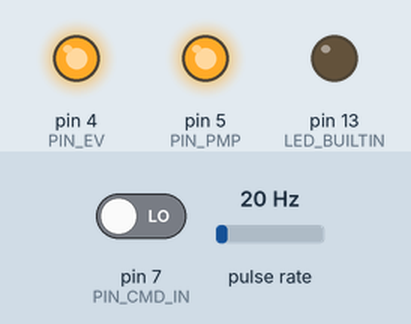
Bench run of a sketch on a simulated Arduino Uno, built with avr-gcc and run on an emulated ATmega328P. Shown: output pins drawn as LEDs (lit = HIGH). Wiring (inferred from the names in the program): pulse sensor: data pin 2. The inputs (shaded band) are chosen by the test bench; at power-on: pin 7 (PIN_CMD_IN) LOW, pulse rate 20 Hz.

Above: at 1.2 s.
1.3 s: pin 7 (PIN_CMD_IN) driven HIGH
At 2.9 s:
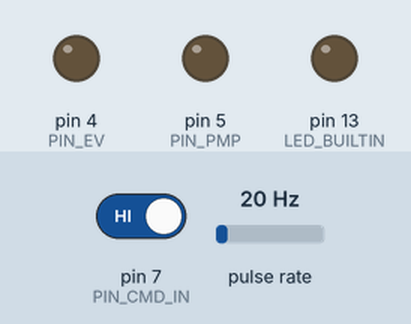
3.8 s: pin 7 (PIN_CMD_IN) driven LOW
At 4.2 s:
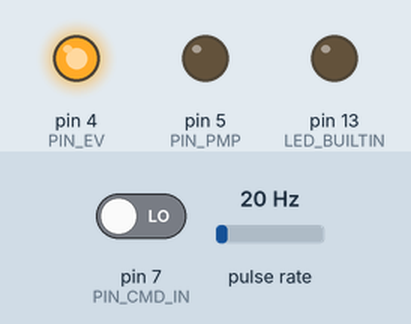
Timing chart, 0 to 6.8 s (numbered marks = the images above; inputs shaded):
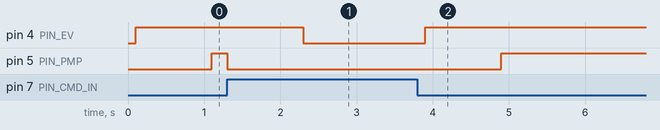

Measured:
- after the input at 1.3 s, pin 4 (PIN_EV): HIGH → LOW after 1.0 s; pin 5 (PIN_PMP): HIGH → LOW at once
- after the input at 3.8 s, pin 4 (PIN_EV): LOW → HIGH after 0.10 s; pin 5 (PIN_PMP): LOW → HIGH after 1.1 s

The sketch:

test_bench.ino
```cpp
#include "flowmeter.hpp"

#define PIN_FLOW    2
#define PIN_EV      4
#define PIN_PMP     5

#define PIN_CMD_IN  7

#define IRQ_FLOW    0

bool g_cmdON=false;
bool g_flgLastCmdON=false;

FlowMeter fm;

void fm_irq_wrapper()
{
  fm.irqCounter();
}

void setup()
{
  Serial.begin(9600);

  pinMode(LED_BUILTIN,OUTPUT);
  digitalWrite(LED_BUILTIN,LOW);

  pinMode(PIN_EV,OUTPUT);
  digitalWrite(PIN_EV,LOW);
  pinMode(PIN_PMP,OUTPUT);
  digitalWrite(PIN_EV,LOW);
  pinMode(PIN_CMD_IN,INPUT);
  pinMode(PIN_FLOW,INPUT);

  g_cmdON=false;
  g_flgLastCmdON=false;
  fm.begin(IRQ_FLOW,fm_irq_wrapper);
}

void loop()
{
  g_cmdON=false;

  for (int i=0;i<10;i++)
  {
    if (digitalRead(PIN_CMD_IN)==HIGH)
    {
      g_cmdON=false;
      break;
    }
    else
    {
      g_cmdON=true;
    }

    delay(10);
  }

  if (g_cmdON!=g_flgLastCmdON)
  {
    if (g_cmdON==true)
    {
      digitalWrite(PIN_EV,HIGH);
      delay(1000);
      digitalWrite(PIN_PMP,HIGH);
    }
    else
    {
      digitalWrite(PIN_PMP,LOW);
      delay(1000);
      digitalWrite(PIN_EV,LOW);
      delay(1000);
    }
  }

  digitalWrite(PIN_EV,g_cmdON==true?HIGH:LOW);
  digitalWrite(PIN_PMP,g_cmdON==true?HIGH:LOW);

  g_flgLastCmdON=g_cmdON;

  if (fm.tick()==true)
  {
    float rate=fm.getFlowRate_LpH();
    unsigned long tot_mL=fm.getTotal_mL();

    Serial.print("Flow rate: ");
    Serial.print(int(rate));
    Serial.print("L/min");
    Serial.print("    ");

    Serial.print("Quantity: ");
    Serial.print(tot_mL);
    Serial.print("mL");
    Serial.print("   ");
    Serial.print(tot_mL/1000);
    Serial.println("L");
  }

  delay(10);
}
```

flowmeter.hpp
```cpp
#include <arduino.h>

class FlowMeter
{
  private:
    volatile byte m_pulseCount;
    float m_flowRate;
    unsigned long m_totalMilliLitres;
    unsigned long m_oldTime;

    float m_calibrationFactor = 4.5;

    void reset()
    {
      m_pulseCount=0;
      m_flowRate=0.0;
      m_totalMilliLitres=0;
      m_oldTime=millis();
    }

  public:
    FlowMeter()
    {
      reset();
    }

    void irqCounter()
    {
      m_pulseCount++;
    }

    void begin(int irq,void (*irqCounter)(void))
    {
      reset();
      attachInterrupt(irq, irqCounter, FALLING);
    }

    float getFlowRate_LpH(void)
    {
      return m_flowRate;
    }

    unsigned long getTotal_mL(void)
    {
      return m_totalMilliLitres;
    }

    unsigned long getTotal_L(void)
    {
      return m_totalMilliLitres/1000;
    }

    bool tick(void)
    {
      if((millis() - m_oldTime) > 1000)
      {
        byte pulseCount=m_pulseCount;
        unsigned int flowMilliLitres;

        m_flowRate = ((1000.0 / (millis() - m_oldTime)) * pulseCount) / m_calibrationFactor;
        flowMilliLitres = (m_flowRate / 60) * 1000;
        m_totalMilliLitres += flowMilliLitres;

        m_pulseCount = 0;
        m_oldTime = millis();
      }
    }
};
```
